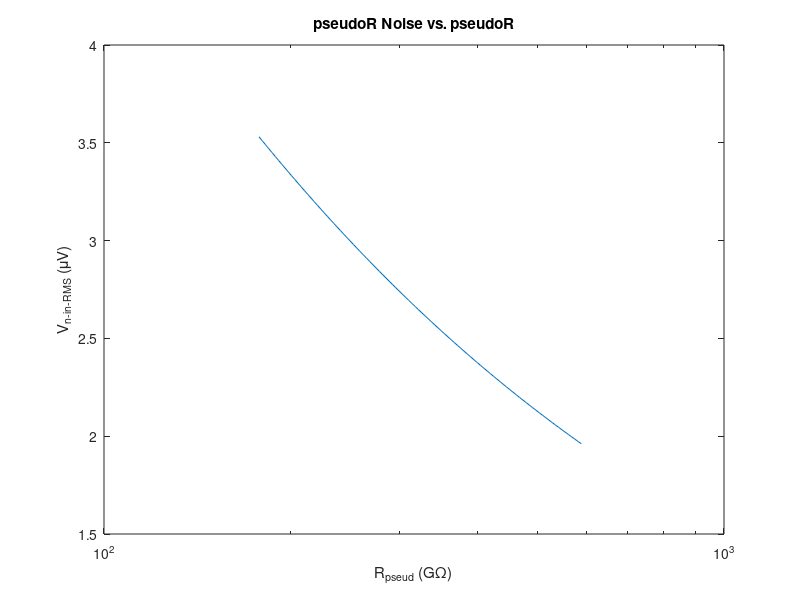
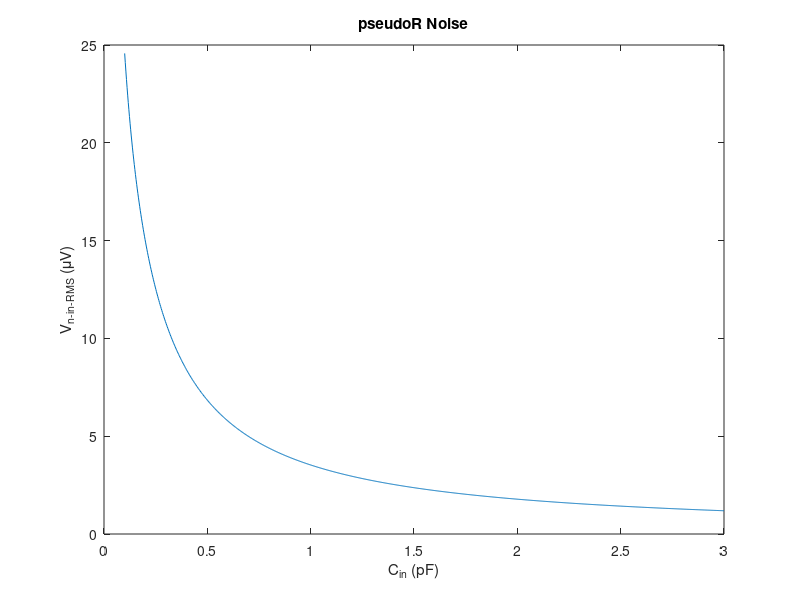
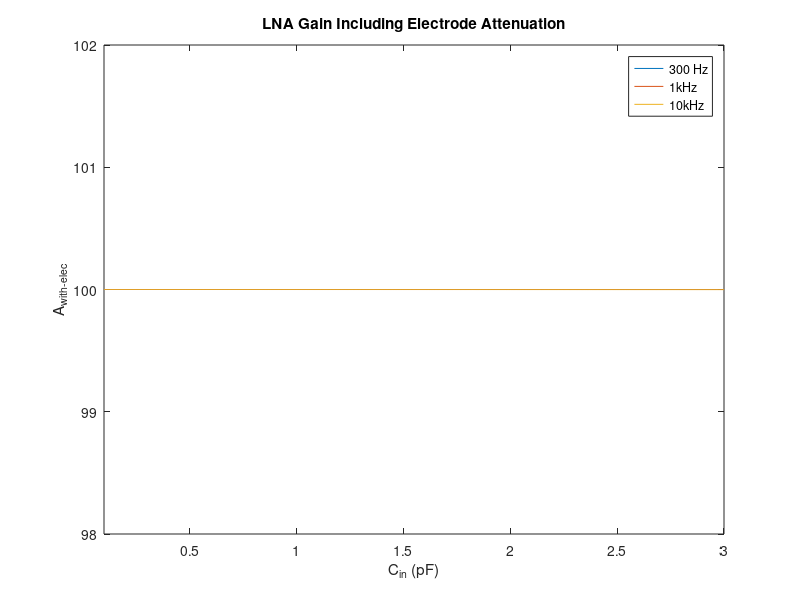
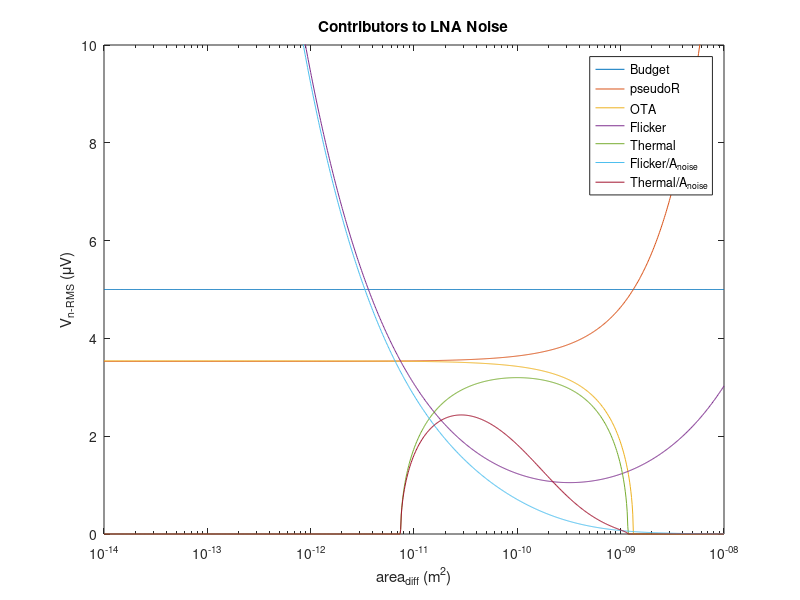

The MATLAB source for these figures, in order: (Note: this script raises an error after producing the figures.)
% polymorph pixel co-design
% CRT
% 05/19/2020 - 07/22/2020

%% setup
close all
clear all

%% starting assumptions and physical constants

% constants
k = 1.38e-23;
T = 37 + 273;   % body temp

% system constraints
V_DD = 1.5;
R_elec = 24e3;
pixel_dim = 152.5e-6;
area_limit = (pixel_dim)^2;

% amplitude range
% peak voltages for AP (300Hz - 10kHz) and a little LFP (50Hz - 10kHz)
V_AP = 2e-3;
V_LFP = 6e-3;

%% design targets

% except for here, as noted, all noise is squared voltage
noise_Vrms_target = 5e-6;
noise_Vsq_target = noise_Vrms_target^2;

A_target = 100;
A_OL_target = 1e3;
A_f = 1;

f_LP_AP = 10e3;
f_HP_AP = 300;

ENBW = f_LP_AP * pi/2;

% number of time constants for "complete" settling
settling_TCs = 5;

% target for OTA noise source other than M1
excess = 1.2;

% swing for A1
V_swing_target = V_LFP * A_target;

%% technology information

L_min = 130e-9;

% C_ox and C_P (C_gg) [F/m^2]
% C_ox for flicker noise
C_ox = 0.01;
% C_P for parasitics
M_input_area = 120e-6 * 600e-9;
C_gg = 252e-15;
C_P_N = C_gg / M_input_area;
C_P_P = 0.00633;

% flicker noise coefficients [J]
K_flicker_N = 1.24e-25;
K_flicker_P = 1.98e-25;

% mismatch coefficients
% [Vm] and [m]
A_VT = 10e-9;
A_beta = 0.013e-6;

% noise factor gamma (often quoted as 2/3)
gamma_W = 1;
gamma_S = 2/3;

% estimates for device area
L_diff = 200e-9;
L_guard = 1e-6;

% Resistance: ohms/sq
Rs = 1222;
WR_min = 400e-9;
% R mismatch coefficient [m]
A_R = 0.016e-6;

%% pseudoR cutoff and noise

% possible pseudoR values from mc: 90GOhm to 5TOhm
pseudoR = logspace(11.25,11.77,100);
% assume C_F is minimum size
C_F = 10e-15;
f_pseudo = 1./(2.*pi.*pseudoR.*C_F);

% reduction factor to account for not all of kT/C appearing in final BW
% we apply a HP filter in the SC stage, and only care about noise
% in the 300Hz+ band
ratio = f_HP_AP ./ f_pseudo;
reduc_factor = (2/pi./((ratio).^2 - 1)) .* ...
    (ratio*pi/4 - pi/2 + atan(ratio));
% resulting noise due to 2 pseudoR
noise_pseudoR = 2 .* k .* T ./ C_F .* reduc_factor;
% input-refer - note that this uses ideal gain
noise_pseudoR_in = noise_pseudoR ./ (A_target.^2);

% noise due to pseudoR as a function of Cin
figure
semilogx(pseudoR/1e9, sqrt(noise_pseudoR_in) .* 1e6);
xlabel('R_{pseud} (G\Omega)');
ylabel('V_{n-in-RMS} (\muV)');
title('pseudoR Noise vs. pseudoR');

%% closed-loop amp design: sweep Cin

% smallest pseudoR under mc
pseudoR = 178e9;

% sweep Cin
%C_in = 1e-12;
C_in = linspace(100e-15, 3e-12, 1000)';
C_F = C_in / A_target;

% integrated pseudoR noise for 300Hz sw cap HP cutoff
f_pseudo = 1./(2.*pi.*pseudoR.*C_F);
% reduction factor to account for not all of kT/C appearing in final BW
% we apply a HP filter in the SC stage, and only care about noise
% in the 300Hz+ band
ratio = f_HP_AP ./ f_pseudo;
reduc_factor = (2/pi./((ratio).^2 - 1)) .* ...
    (ratio*pi/4 - pi/2 + atan(ratio));
% resulting noise due to 2 pseudoR
noise_pseudoR = 2 .* k .* T ./ C_F .* reduc_factor;
% input-refer - note that this uses ideal gain
noise_pseudoR_in = noise_pseudoR ./ (A_target.^2);

% ideal closed-loop gain including electrode attenuation
% at three freqs: 300, 1000, 10000 Hz
% assumes ideal opamp with no parasitics
A_elec_300 = C_in ./ sqrt(C_F.^2 + (C_F .* C_in .* R_elec .* (2*pi*300)).^2);
A_elec_1e3 = C_in ./ sqrt(C_F.^2 + (C_F .* C_in .* R_elec .* (2*pi*1e3)).^2);
A_elec_1e4 = C_in ./ sqrt(C_F.^2 + (C_F .* C_in .* R_elec .* (2*pi*1e4)).^2);

%% plots from Cin choice

% noise due to pseudoR as a function of Cin
figure
plot(C_in.*(1e12), sqrt(noise_pseudoR_in) .* 1e6);
xlabel('C_{in} (pF)');
ylabel('V_{n-in-RMS} (\muV)');
title('pseudoR Noise');

% input gain including electrode atten
% should be negligible
figure
plot(C_in.*(1e12), A_elec_300);
hold on
plot(C_in.*(1e12), A_elec_1e3);
plot(C_in.*(1e12), A_elec_1e4);
xlabel('C_{in} (pF)');
ylabel('A_{with-elec}');
axis([100e-3 3 98 102]);
legend('300 Hz', '1kHz', '10kHz');
title('LNA Gain Including Electrode Attenuation');

%% results from first design section

% baseline C_in for noise, assuming we meet target gain
C_in = 1e-12;
C_F = C_in / A_target;
% now adjust C_in to pre-warp the CL gain, gain error due to finite OL gain
C_in = C_F * A_target * (1 + 1/A_OL_target) / (1 - A_target/A_OL_target);
% integrated pseudoR noise for 300Hz sw cap HP cutoff
f_pseudo = 1./(2.*pi.*pseudoR.*C_F);
ratio = f_HP_AP ./ f_pseudo;
reduc_factor = (2/pi./((ratio).^2 - 1)) .* ...
    (ratio*pi/4 - pi/2 + atan(ratio));
noise_pseudoR = 2 .* k .* T ./ C_F .* reduc_factor;

%% begin OTA design: sweep WL

% transistor area, from 10^-14 m^2 to 10^-9 m^2
% for reference, pixel is 2.33*10^-8 m^2
% 120um/600nm device is 7.2*10^-11 m^2both
% and a 130nm/130nm device is 1.69*10^-14 m^2
WL = logspace(-14,-8,1000);

C_P = WL .* C_P_N;

% resulting actual closed-loop gain
A_actual = C_in ./ (C_F + (C_F + C_in + C_P) ./ A_OL_target);
noise_pseudoR_in = noise_pseudoR ./ (A_actual.^2);

% noise budget
noise_OTA = noise_Vsq_target - noise_pseudoR_in;

% noise gain
A_noise = (C_P + C_in + C_F) ./ C_in;

% flicker noise
noise_flicker = 2 .* K_flicker_N ./ C_ox ./ WL .* (A_noise).^2 ...
    .* log(f_LP_AP / f_HP_AP);

noise_thermal = noise_OTA - noise_flicker;

% thermal noise
% NOTE: we only care about thermal noise in the signal band (to 10kHz)
% technically, ENBW is not correct here because we can do a software
% brickwall filter at 10kHz, and this will be valid since we have used
% appropriate anti-aliasing.
% thus, ENBW is used here only to provide a safety margin.
gm_req = 2 .* 4 .* k .* T .* gamma_W...
    ./ noise_thermal .* (A_noise).^2 .* ENBW .* excess;

% first approx of mismatch: assume input pair dominates
sigma_Vth_1 = A_VT ./ sqrt(WL);
V_os_3sigma = sigma_Vth_1 .* 3;

%% plots from WL sizing choice

% noise breakdown
figure
semilogx(WL, (noise_Vrms_target*1e6).*ones(size(WL)));
hold on
semilogx(WL, sqrt(noise_pseudoR_in) .* 1e6);
semilogx(WL, sqrt(noise_OTA) .* 1e6);
semilogx(WL, sqrt(noise_flicker) .* 1e6);
semilogx(WL, sqrt(noise_thermal) .* 1e6);
semilogx(WL, sqrt(noise_flicker) ./ (A_noise).^2 .* 1e6);
semilogx(WL, sqrt(noise_thermal) ./ (A_noise).^2 .* 1e6);
xlabel('area_{diff} (m^2)');
ylabel('V_{n-RMS} (\muV)');
axis([1e-14 1e-8 0 10]);
legend('Budget', 'pseudoR', 'OTA', 'Flicker', 'Thermal',...
    'Flicker/A_{noise}', 'Thermal/A_{noise}');
title('Contributors to LNA Noise');

% mismatch
figure
semilogx(WL, V_os_3sigma .* 1e3);
xlabel('area_{diff} (m^2)');
ylabel('V_{OS} (mV)');
title('3\sigma V_{OS}');

% gm requirement
figure
semilogx(WL, gm_req.*(1e6));
xlabel('area_{diff} (m^2)');
ylabel('g_m (\muS)');
axis([1e-14 1e-8 0 500]);
title('g_m Requirement');

% closed-loop gain
figure
semilogx(WL, A_actual);
xlabel('area_{diff} (m^2)');
ylabel('A_{actual}');
title('Closed-Loop Gain due to C_P');

%% gm/id, gmro characterization

% info about number of characterization sweeps
num_lengths_N = 10;
num_lengths_P = 10;
points_per_length = 25;
L_N = [130e-9 200e-9 500e-9 1e-6 2e-6 4e-6 6e-6 8e-6 10e-6 12e-6]';
L_P = L_N;

% NMOS

% import the characterization data
gmid_n_130n = readmatrix('charac/charac_gmid_n_130n.csv');
gmid_n_200n = readmatrix('charac/charac_gmid_n_200n.csv');
gmid_n_500n = readmatrix('charac/charac_gmid_n_500n.csv');
gmid_n_1u = readmatrix('charac/charac_gmid_n_1u.csv');
gmid_n_2u = readmatrix('charac/charac_gmid_n_2u.csv');
gmid_n_4u = readmatrix('charac/charac_gmid_n_4u.csv');
gmid_n_6u = readmatrix('charac/charac_gmid_n_6u.csv');
gmid_n_8u = readmatrix('charac/charac_gmid_n_8u.csv');
gmid_n_10u = readmatrix('charac/charac_gmid_n_10u.csv');
gmid_n_12u = readmatrix('charac/charac_gmid_n_12u.csv');

gmro_n_130n = readmatrix('charac/charac_gmro_n_130n.csv');
gmro_n_200n = readmatrix('charac/charac_gmro_n_200n.csv');
gmro_n_500n = readmatrix('charac/charac_gmro_n_500n.csv');
gmro_n_1u = readmatrix('charac/charac_gmro_n_1u.csv');
gmro_n_2u = readmatrix('charac/charac_gmro_n_2u.csv');
gmro_n_4u = readmatrix('charac/charac_gmro_n_4u.csv');
gmro_n_6u = readmatrix('charac/charac_gmro_n_6u.csv');
gmro_n_8u = readmatrix('charac/charac_gmro_n_8u.csv');
gmro_n_10u = readmatrix('charac/charac_gmro_n_10u.csv');
gmro_n_12u = readmatrix('charac/charac_gmro_n_12u.csv');

cgg_n_130n = readmatrix('charac/charac_cgg_n_130n.csv');
cgg_n_200n = readmatrix('charac/charac_cgg_n_200n.csv');
cgg_n_500n = readmatrix('charac/charac_cgg_n_500n.csv');
cgg_n_1u = readmatrix('charac/charac_cgg_n_1u.csv');
cgg_n_2u = readmatrix('charac/charac_cgg_n_2u.csv');
cgg_n_4u = readmatrix('charac/charac_cgg_n_4u.csv');
cgg_n_6u = readmatrix('charac/charac_cgg_n_6u.csv');
cgg_n_8u = readmatrix('charac/charac_cgg_n_8u.csv');
cgg_n_10u = readmatrix('charac/charac_cgg_n_10u.csv');
cgg_n_12u = readmatrix('charac/charac_cgg_n_12u.csv');

% concatenate the results for easier looping
gmid_n = horzcat(gmid_n_130n, gmid_n_200n(:,2), gmid_n_500n(:,2),...
    gmid_n_1u(:,2), gmid_n_2u(:,2), gmid_n_4u(:,2), gmid_n_6u(:,2),...
    gmid_n_8u(:,2), gmid_n_10u(:,2), gmid_n_12u(:,2));
gmro_n = horzcat(gmro_n_130n, gmro_n_200n(:,2), gmro_n_500n(:,2),...
    gmro_n_1u(:,2), gmro_n_2u(:,2), gmro_n_4u(:,2), gmro_n_6u(:,2),...
    gmro_n_8u(:,2), gmro_n_10u(:,2), gmro_n_12u(:,2));
cgg_n = horzcat(cgg_n_130n, cgg_n_200n(:,2), cgg_n_500n(:,2),...
    cgg_n_1u(:,2), cgg_n_2u(:,2), cgg_n_4u(:,2), cgg_n_6u(:,2),...
    cgg_n_8u(:,2), cgg_n_10u(:,2), cgg_n_12u(:,2));

% plot the characterization results
figure
semilogx(gmid_n(:,1)*1e6, gmid_n(:,2));
hold on
semilogx(gmid_n(:,1)*1e6, gmid_n(:,3));
semilogx(gmid_n(:,1)*1e6, gmid_n(:,4));
semilogx(gmid_n(:,1)*1e6, gmid_n(:,5));
semilogx(gmid_n(:,1)*1e6, gmid_n(:,6));
semilogx(gmid_n(:,1)*1e6, gmid_n(:,7));
semilogx(gmid_n(:,1)*1e6, gmid_n(:,8));
semilogx(gmid_n(:,1)*1e6, gmid_n(:,9));
semilogx(gmid_n(:,1)*1e6, gmid_n(:,10));
semilogx(gmid_n(:,1)*1e6, gmid_n(:,11));
title('g_m/I_D vs. I_D for NMOS');
xlabel('I_D (\muA)');
ylabel('g_m/I_D (V^{-1})');
legend('L = 130nm', 'L = 200nm', 'L = 500nm', 'L = 1\mum', 'L = 2\mum',...
    'L = 4\mum', 'L = 6\mum', 'L = 8\mum', 'L = 10\mum', 'L = 12\mum');

figure
semilogx(gmro_n(:,1)*1e6, gmro_n(:,2));
hold on
semilogx(gmro_n(:,1)*1e6, gmro_n(:,3));
semilogx(gmro_n(:,1)*1e6, gmro_n(:,4));
semilogx(gmro_n(:,1)*1e6, gmro_n(:,5));
semilogx(gmro_n(:,1)*1e6, gmro_n(:,6));
semilogx(gmro_n(:,1)*1e6, gmro_n(:,7));
semilogx(gmro_n(:,1)*1e6, gmro_n(:,8));
semilogx(gmro_n(:,1)*1e6, gmro_n(:,9));
semilogx(gmro_n(:,1)*1e6, gmro_n(:,10));
semilogx(gmro_n(:,1)*1e6, gmro_n(:,11));
title('g_mr_o vs. I_D for NMOS');
xlabel('I_D (\muA)');
ylabel('g_mr_o');
legend('L = 130nm', 'L = 200nm', 'L = 500nm', 'L = 1\mum', 'L = 2\mum',...
    'L = 4\mum', 'L = 6\mum', 'L = 8\mum', 'L = 10\mum', 'L = 12\mum');

figure
semilogx(cgg_n(:,1)*1e6, cgg_n(:,2) / (130e-9 * 260e-9));
hold on
semilogx(cgg_n(:,1)*1e6, cgg_n(:,3) / (200e-9 * 400e-9));
semilogx(cgg_n(:,1)*1e6, cgg_n(:,4) / (500e-9 * 1000e-9));
semilogx(cgg_n(:,1)*1e6, cgg_n(:,5) / (1000e-9 * 2000e-9));
semilogx(cgg_n(:,1)*1e6, cgg_n(:,6) / (2000e-9 * 4000e-9));
semilogx(cgg_n(:,1)*1e6, cgg_n(:,7) / (4000e-9 * 8000e-9));
semilogx(cgg_n(:,1)*1e6, cgg_n(:,8) / (6000e-9 * 12000e-9));
semilogx(cgg_n(:,1)*1e6, cgg_n(:,9) / (8000e-9 * 16000e-9));
semilogx(cgg_n(:,1)*1e6, cgg_n(:,10) / (10000e-9 * 20000e-9));
semilogx(cgg_n(:,1)*1e6, cgg_n(:,11) / (12000e-9 * 24000e-9));
title('C_{gg} vs. I_D for NMOS');
xlabel('I_D (\muA)');
ylabel('C_{gg} (F/m^2)');
legend('L = 130nm', 'L = 200nm', 'L = 500nm', 'L = 1\mum', 'L = 2\mum',...
    'L = 4\mum', 'L = 6\mum', 'L = 8\mum', 'L = 10\mum', 'L = 12\mum');


% PMOS

% import the characterization data
gmid_p_130n = readmatrix('charac/charac_gmid_p_130n.csv');
gmid_p_200n = readmatrix('charac/charac_gmid_p_200n.csv');
gmid_p_500n = readmatrix('charac/charac_gmid_p_500n.csv');
gmid_p_1u = readmatrix('charac/charac_gmid_p_1u.csv');
gmid_p_2u = readmatrix('charac/charac_gmid_p_2u.csv');
gmid_p_4u = readmatrix('charac/charac_gmid_p_4u.csv');
gmid_p_6u = readmatrix('charac/charac_gmid_p_6u.csv');
gmid_p_8u = readmatrix('charac/charac_gmid_p_8u.csv');
gmid_p_10u = readmatrix('charac/charac_gmid_p_10u.csv');
gmid_p_12u = readmatrix('charac/charac_gmid_p_12u.csv');

gmro_p_130n = readmatrix('charac/charac_gmro_p_130n.csv');
gmro_p_200n = readmatrix('charac/charac_gmro_p_200n.csv');
gmro_p_500n = readmatrix('charac/charac_gmro_p_500n.csv');
gmro_p_1u = readmatrix('charac/charac_gmro_p_1u.csv');
gmro_p_2u = readmatrix('charac/charac_gmro_p_2u.csv');
gmro_p_4u = readmatrix('charac/charac_gmro_p_4u.csv');
gmro_p_6u = readmatrix('charac/charac_gmro_p_6u.csv');
gmro_p_8u = readmatrix('charac/charac_gmro_p_8u.csv');
gmro_p_10u = readmatrix('charac/charac_gmro_p_10u.csv');
gmro_p_12u = readmatrix('charac/charac_gmro_p_12u.csv');

% concatenate the results for easier looping
gmid_p = horzcat(gmid_p_130n, gmid_p_200n(:,2), gmid_p_500n(:,2),...
    gmid_p_1u(:,2), gmid_p_2u(:,2), gmid_p_4u(:,2), gmid_p_6u(:,2),...
    gmid_p_8u(:,2), gmid_p_10u(:,2), gmid_p_12u(:,2));
gmro_p = horzcat(gmro_p_130n, gmro_p_200n(:,2), gmro_p_500n(:,2),...
    gmro_p_1u(:,2), gmro_p_2u(:,2), gmro_p_4u(:,2), gmro_p_6u(:,2),...
    gmro_p_8u(:,2), gmro_p_10u(:,2), gmro_p_12u(:,2));

% plot the characterization results
figure
semilogx(gmid_p(:,1)*1e6, gmid_p(:,2));
hold on
semilogx(gmid_p(:,1)*1e6, gmid_p(:,3));
semilogx(gmid_p(:,1)*1e6, gmid_p(:,4));
semilogx(gmid_p(:,1)*1e6, gmid_p(:,5));
semilogx(gmid_p(:,1)*1e6, gmid_p(:,6));
semilogx(gmid_p(:,1)*1e6, gmid_p(:,7));
semilogx(gmid_p(:,1)*1e6, gmid_p(:,8));
semilogx(gmid_p(:,1)*1e6, gmid_p(:,9));
semilogx(gmid_p(:,1)*1e6, gmid_p(:,10));
semilogx(gmid_p(:,1)*1e6, gmid_p(:,11));
title('g_m/I_D vs. I_D for PMOS');
xlabel('I_D (\muA)');
ylabel('g_m/I_D (V^{-1})');
legend('L = 130nm', 'L = 200nm', 'L = 500nm', 'L = 1\mum', 'L = 2\mum',...
    'L = 4\mum', 'L = 6\mum', 'L = 8\mum', 'L = 10\mum', 'L = 12\mum');

figure
semilogx(gmro_p(:,1)*1e6, gmro_p(:,2));
hold on
semilogx(gmro_p(:,1)*1e6, gmro_p(:,3));
semilogx(gmro_p(:,1)*1e6, gmro_p(:,4));
semilogx(gmro_p(:,1)*1e6, gmro_p(:,5));
semilogx(gmro_p(:,1)*1e6, gmro_p(:,6));
semilogx(gmro_p(:,1)*1e6, gmro_p(:,7));
semilogx(gmro_p(:,1)*1e6, gmro_p(:,8));
semilogx(gmro_p(:,1)*1e6, gmro_p(:,9));
semilogx(gmro_p(:,1)*1e6, gmro_p(:,10));
semilogx(gmro_p(:,1)*1e6, gmro_p(:,11));
title('g_mr_o vs. I_D for PMOS');
xlabel('I_D (\muA)');
ylabel('g_mr_o');
legend('L = 130nm', 'L = 200nm', 'L = 500nm', 'L = 1\mum', 'L = 2\mum',...
    'L = 4\mum', 'L = 6\mum', 'L = 8\mum', 'L = 10\mum', 'L = 12\mum');

%% transistor-level OTA design: tunable parameters

% set minimum W
W_min = 200e-9;

% assumptions for WI or SI
% PI: "pretty inverted", P is between M and S
gmid_WI = 25;
gmid_MI = 20;
gmid_PI = 15;
gmid_SI = 10;

% M1 specs determined from optimization above
gm_min = 100e-6;
WL_min = 3.8e-11;

% ratio between main branch and output branch
current_scale = 16;
% ratio between load branch and one branch of CMFB amp
cmfb_scale = 1;

% partition of gains
A_OL_CMFB_target = 20;

% assumption that (gmro)9ro11 << (gmro)7(gmro)5R,
% but this will not be possible while meeting other requirements
% to account for this, let gg_factor_1(gmro)9ro11 = (gmro)7(gmro)5R
gg_factor_1 = 0.5;
% assumption that (gmro)3ro1 >> (gmro)5R.
% let (gmro)3ro1 = gg_factor_2*(gmro)5R
gg_factor_2 = 5;

% only assumed gmro - it will be overwritten later so it's ok
gmro_9_target = 30;

% degen resistor headroom consumption
% chosen to achieve a tradeoff between Rout and swing
V_R_degen = 0.2;
% estimated headroom for saturation for a single device (even SI)
V_hr_SI = 300e-3;
V_hr_WI = 250e-3;

%% swing requirement calculation

V_swing_telecas = V_DD - 1*V_hr_SI - 4*V_hr_WI - V_R_degen;
V_swing_foldcas = V_DD - 1*V_hr_SI - 3*V_hr_WI - V_R_degen;
V_swing_stage2 = V_DD - V_hr_SI - V_hr_WI;

%% amp/filter interface

% assume min size cap for C_RA
C_RA = 10e-15;

% biquad filter params
omega_0 = 2*pi * sqrt(f_HP_AP * f_LP_AP);
BW = 2*pi * (f_LP_AP - f_HP_AP);
Q = omega_0 / BW;

% input cap size
C_R1 = C_RA * A_f / Q;

% sweep possible switching frequencies
f_swcap = logspace(5,7,1000)';

% settling limit
T_settle_limit = 1 ./ (f_swcap * 2);

% assume switch resistance - settling through this
R_sw = 14e3;
T_settle_sw = R_sw * C_R1 * settling_TCs;

%% transistor-level OTA design: action

% M1: input pair (NMOS)

% vectors to keep track of results for comparison
W = zeros(num_lengths_N, 1);
WL = zeros(num_lengths_N, 1);
gmro = zeros(num_lengths_N, 1);
gmid = zeros(num_lengths_N, 1);

% try each length
for i = 1:num_lengths_N
    
    % column for gmid, gmro data
    col = 1 + i;
    
    % determine corresponding length
    L_charac = L_N(i);
    W_charac = L_charac * 2;
    
    for j = 1:points_per_length
        
        % go from SI to WI to get minimum required gmid
        point = points_per_length - j + 1;
        
        gmid(i) = gmid_n(point, col);
        
        if (gmid(i) > gmid_WI)
            % found required gmid
            
            % determine corresponding current density for this length
            ID_charac = gmid_n(point, 1);
            ID_density = ID_charac / W_charac;
            
            % determine actual ID required
            ID_req = gm_min / gmid(i);
            ID = 1e-6 * ceil(ID_req * 1e6);
            
            % determine actual W required
            W(i) = ID / ID_density;
            WL(i) = W(i) .* L_charac;
            
            % keep track of corresponding gmro
            gmro(i) = gmro_n(point, col);
            break
        end      
    end
end

% plot results for M1
figure
plot(L_N*1e6, W*1e6);
xlabel('L (\mum)');
ylabel('W (\mum)');
title('M1: W vs. L');
figure
plot(L_N*1e6, WL*1e12);
xlabel('L (\mum)');
ylabel('W ((\mum)^2)');
title('M1: WL vs. L');
figure
plot(L_N*1e6, gmro);
xlabel('L (\mum)');
ylabel('g_mr_o');
title('M1: g_mr_o vs. L');

% pick L that gives us required WL for parasitics/flicker
for i = 1:num_lengths_N
    WL_this = WL(i);
    
    if (WL_this > WL_min)
        % determine final dimensions
        W_M1 = W(i);
        L_M1 = L_N(i);
        % determine final small signal params
        gmid_M1 = gmid(i);
        gmro_M1 = gmro(i);
        break
    end
end

% compute some currents
ID_main = ID;
ID_load = ID_main / current_scale;
ID_both = ID_main + ID_load;

% compute M1 small signal params
gm_M1 = gmid_M1 * ID_main;
ro_M1 = gmro_M1 / gm_M1;

% size the degen resistors for reasonable voltage swing
R_degen = V_R_degen / ID_both;

% confirm resistor size is ok
W_R = WR_min;
L_R = R_degen / Rs * W_R;
sigma_R = A_R ./ sqrt(L_R .* W_R) * R_degen;

% M9 and M11 based on gain equation
gmro9ro11_target = A_OL_target * (1+1/gg_factor_1)^2 / gm_M1;

% calculte M11 requirements
gm_M11_assumed = gmid_SI * ID_load;
ro_M11_target = gmro9ro11_target / gmro_9_target;
gmro_11_target = gm_M11_assumed * ro_M11_target;

% M11: load device (NMOS)
[W, gmid, gmro] = size_M(L_N, gmid_n, gmro_n, gmid_PI, 0, ID_load,...
    num_lengths_N, points_per_length);
[L_M11, W_M11, gmid_M11, gmro_M11] = pick_L(L_N, W, gmid, gmro,...
    gmro_11_target, num_lengths_N, W_min);
% compute M11 small signal params
gm_M11 = gmid_M11 * ID_load;
ro_M11 = gmro_M11 / gm_M11;

% re-calculate gmro9 target
gmro_9_target = gmro9ro11_target / ro_M11;

% M9: load cascode device (NMOS)
[W, gmid, gmro] = size_M(L_N, gmid_n, gmro_n, gmid_MI, 1, ID_load,...
    num_lengths_N, points_per_length);
[L_M9, W_M9, gmid_M9, gmro_M9] = pick_L(L_N, W, gmid, gmro,...
    gmro_9_target, num_lengths_N, W_min);
% compute M9 small signal params
gm_M9 = gmid_M9 * ID_load;
ro_M9 = gmro_M9 / gm_M9;

% gmro_57 based on ratio gg_factor_1 (see above)
gmro_57_target = sqrt(gg_factor_1 * gmro_M9 * ro_M11 / R_degen);

% size 5,7 based on this target

% M5: current source device (PMOS)
[W, gmid, gmro] = size_M(L_P, gmid_p, gmro_p, gmid_MI, 1, ID_both,...
    num_lengths_P, points_per_length);
[L_M5, W_M5, gmid_M5, gmro_M5] = pick_L(L_P, W, gmid, gmro,...
    gmro_57_target, num_lengths_P, W_min);
% compute M5 small signal params
gm_M5 = gmid_M5 * ID_main;
ro_M5 = gmro_M5 / gm_M5;

% M7: folded cascode device (PMOS)
[W, gmid, gmro] = size_M(L_P, gmid_p, gmro_p, gmid_MI, 1, ID_load,...
    num_lengths_P, points_per_length);
[L_M7, W_M7, gmid_M7, gmro_M7] = pick_L(L_P, W, gmid, gmro,...
    gmro_57_target, num_lengths_P, W_min);
% compute M7 small signal params
gm_M7 = gmid_M7 * ID_load;
ro_M7 = gmro_M7 / gm_M7;

% size M3 such that (gmro)3ro1 >> (gmro)5R
gmro_3_target = gg_factor_2 * gmro_M5 * R_degen / ro_M1;

% M3: telecascode device (NMOS)
[W, gmid, gmro] = size_M(L_N, gmid_n, gmro_n, gmid_MI, 1, ID_main,...
    num_lengths_N, points_per_length);
[L_M3, W_M3, gmid_M3, gmro_M3] = pick_L(L_N, W, gmid, gmro,...
    gmro_3_target, num_lengths_N, W_min);
% compute M3 small signal params
gm_M3 = gmid_M3 * ID_main;
ro_M3 = gmro_M3 / gm_M3;

% calculate the actual gain

% impedance looking into M3 drain
r_inbranch = gmro_M3 * ro_M1;
% impedance looking into M5 drain
r_top = gmro_M5 * R_degen;
% impedance looking into folding node
r_fold = 1 / (1/(r_top) + 1/(r_inbranch));
% impedance looking up from output
r_up = r_fold * gmro_M7;
% impedance looking down from output
r_down = gmro_M9 * ro_M11;

% output resistance
Rout_actual = 1/(1/r_down + 1/r_up);

% transconductance
Gs7 = (gm_M7 + 1/ro_M7) / (1 + gmro_M9 * ro_M11 / ro_M7);
Gd5 = 1 / (ro_M5 * (1 + R_degen / ro_M5 + gm_M5 * R_degen));
Gs3 = (gm_M3 + 1/ro_M3) / (1 + 1 / (ro_M3 * (Gs7 + Gd5)));

input_split = Gs3 * ro_M1 / (1 + Gs3 * ro_M1);
fold_split = Gs7 / (Gs7 + Gd5);

Gm_actual = gm_M1 * input_split * fold_split;

A_OL_actual = Rout_actual * Gm_actual;

%% post-design OTA characterization

% noise - note this is just open-loop OTA noise for sanity check

% compute second stage noise
noise_final_A2 = 8*k*T*(gamma_W/gm_M7 + gamma_S*gm_M9/(gm_M7^2))*ENBW...
    + 2 * K_flicker_P / (W_M7 * L_M7 * C_ox) * log(f_LP_AP / f_HP_AP);

% compute first stage noise
noise_final_A1 = 8*k*T*(gamma_W/gm_M1 + 1/(R_degen * gm_M1^2))*ENBW...
    + 2 * K_flicker_N / (W_M1 * L_M1 * C_ox) * log(f_LP_AP / f_HP_AP);

% compute total input-referred OTA noise
noise_final_OTA = noise_final_A1 + (noise_final_A2 / (A_OL_1_actual^2));
noise_final_OTA_V = sqrt(noise_final_OTA);

% offset: it can be shown that all contributions are neglig except input
sigma_Vth_1_final = A_VT / sqrt(W_M1 * L_M1);
V_os_3sigma_final = sigma_Vth_1_final * 3;

% settling - need to satisfy swcap settling assumption
loop_gain_approx = A_OL_actual / A_target;
T_settle_OTA = (Rout_2 / loop_gain_approx) * C_R1 * settling_TCs;

T_settle_OTA_vec = T_settle_OTA .* ones(size(f_swcap));
T_settle_sw_vec = T_settle_sw .* ones(size(f_swcap));

figure
semilogx(f_swcap, T_settle_limit*1e6);
hold on
semilogx(f_swcap, T_settle_sw_vec*1e6);
semilogx(f_swcap, T_settle_OTA_vec*1e6);
xlabel('f_{swcap} (Hz)');
ylabel('\tau (\mus)');
title('Amp/Filter Settling Time vs. Sw Cap Frequency');
legend('Limit', 'Switch Settling', 'OTA 2nd Stage Settling');

%% CMFB
ID_cmfb = ID_load / cmfb_scale;

% compute gmro target based on necessity that gm13ro15 > A for later math
gm_M13_assumed = gmid_WI * ID_cmfb;
gm_M15_assumed = gmid_SI * ID_cmfb;
ro_15_target = A_OL_CMFB_target / gm_M13_assumed;
gmro_15_target = gm_M15_assumed * ro_15_target;

% M15: load device (PMOS)
[W, gmid, gmro] = size_M(L_P, gmid_p, gmro_p, gmid_SI, 0, ID_cmfb,...
    num_lengths_P, points_per_length);
[L_M15, W_M15, gmid_M15, gmro_M15] = pick_L(L_P, W, gmid, gmro,...
    gmro_15_target, num_lengths_P, W_min);
% compute M15 small signal params
gm_M15 = gmid_M15 * ID_cmfb;
ro_M15 = gmro_M15 / gm_M15;

% compute target gmro13 based on target gain
ro_M13_target = (A_OL_CMFB_target * ro_M15) /...
    (gm_M13_assumed * ro_M15 - A_OL_CMFB_target);
gmro_13_target = gm_M13_assumed * ro_M13_target;

% M13: input device (NMOS)
[W, gmid, gmro] = size_M(L_N, gmid_n, gmro_n, gmid_WI, 1, ID_cmfb,...
    num_lengths_N, points_per_length);
[L_M13, W_M13, gmid_M13, gmro_M13] = pick_L(L_N, W, gmid, gmro,...
    gmro_13_target, num_lengths_N, W_min);
% compute M13 small signal params
gm_M13 = gmid_M13 * ID_cmfb;
ro_M13 = gmro_M13 / gm_M13;

% calculate actual CMFB amp gain
A_OL_CMFB_actual = (gmro_M13 * ro_M15) / (ro_M13 + ro_M15);

%% BPF A2 design: tunable parameters

% gain target
A_2_required = 300;
% A3_M1 specs determined from f_swcap optimization in other script
gm_min_A2 = 2e-6;

WL_min_A2 = 9e-12;

% partition gains
A_2_1_required = 30;

%% BPF A2 design: action

% A2_M1: input pair (NMOS)

% vectors to keep track of results for comparison
W = zeros(num_lengths_N, 1);
WL = zeros(num_lengths_N, 1);
gmro = zeros(num_lengths_N, 1);
gmid = zeros(num_lengths_N, 1);

% try each length
for i = 1:num_lengths_N
    
    % column for gmid, gmro data
    col = 1 + i;
    
    % determine corresponding length
    L_charac = L_N(i);
    W_charac = L_charac * 2;
    
    for j = 1:points_per_length
        
        % go from SI to WI to get minimum required gmid
        point = points_per_length - j + 1;
        
        gmid(i) = gmid_n(point, col);
        
        if (gmid(i) > gmid_WI)
            % found required gmid
            
            % determine corresponding current density for this length
            ID_charac = gmid_n(point, 1);
            ID_density = ID_charac / W_charac;
            
            % determine actual ID required
            ID_req = gm_min_A2 / gmid(i);
            ID = 0.01e-6 * ceil(ID_req * 100e6);
            
            % determine actual W required
            W(i) = ID / ID_density;
            WL(i) = W(i) .* L_charac;
            
            % keep track of corresponding gmro
            gmro(i) = gmro_n(point, col);
            break
        end      
    end
end

% pick L that gives us required WL for parasitics/flicker
for i = 1:num_lengths_N
    WL_this = WL(i);
    
    if (WL_this > WL_min_A2)
        % determine final dimensions
        W_A2_M1 = W(i);
        L_A2_M1 = L_N(i);
        % determine final small signal params
        gmid_A2_M1 = gmid(i);
        gmro_A2_M1 = gmro(i);
        break
    end
end

% corresponding current
ID_A2 = ID;

% compute M1 small signal params
gm_A2_M1 = gmid_A2_M1 * ID_A2;
ro_A2_M1 = gmro_A2_M1 / gm_A2_M1;

% need to calculate load device ro
ro_A2_M3_required = A_2_1_required * ro_A2_M1 /...
    (gmro_A2_M1 - A_2_1_required);

gm_A2_M3_estimate = gmid_SI * ID_A2;

gmro_A2_M3_target = ro_A2_M3_required * gm_A2_M3_estimate;

% A2_M3: load device (PMOS)
[W, gmid, gmro] = size_M(L_P, gmid_p, gmro_p, gmid_SI, 0, ID_A2,...
    num_lengths_P, points_per_length);
[L_A2_M3, W_A2_M3, gmid_A2_M3, gmro_A2_M3] = pick_L(L_P, W, gmid, gmro,...
    gmro_A2_M3_target, num_lengths_P, W_min);
% compute M3 small signal params
gm_A2_M3 = gmid_A2_M3 * ID_A2;
ro_A2_M3 = gmro_A2_M3 / gm_A2_M3;

% calculate actual first-stage gain
A_2_1 = gmro_A2_M1 * ro_A2_M3 / (ro_A2_M1 + ro_A2_M3);
% calculate required second-stage gain
A_2_2_required = A_2_required / A_2_1;

% A2_M5: second stage input pair (PMOS)

% vectors to keep track of results for comparison
W = zeros(num_lengths_P, 1);
WL = zeros(num_lengths_P, 1);
gmro = zeros(num_lengths_P, 1);
gmid = zeros(num_lengths_P, 1);

% try each length
for i = 1:num_lengths_P
    
    % column for gmid, gmro data
    col = 1 + i;
    
    % determine corresponding length
    L_charac = L_P(i);
    W_charac = L_charac * 2;
    
    for j = 1:points_per_length
        
        % go from SI to WI to get minimum required gmid
        point = points_per_length - j + 1;
        
        gmid(i) = gmid_p(point, col);
        
        if (gmid(i) > gmid_WI)
            % found required gmid
            
            % determine corresponding current density for this length
            ID_charac = gmid_p(point, 1);
            ID_density = ID_charac / W_charac;
            
            % determine actual ID required
            ID_req = gm_min_A2 / gmid(i);
            ID = 0.01e-6 * ceil(ID_req * 100e6);
            
            % determine actual W required
            W(i) = ID / ID_density;
            WL(i) = W(i) .* L_charac;
            
            % keep track of corresponding gmro
            gmro(i) = gmro_p(point, col);
            break
        end      
    end
end

% pick L that gives us required WL for parasitics/flicker
for i = 1:num_lengths_P
    WL_this = WL(i);
    
    if (WL_this > WL_min_A2)
        % determine final dimensions
        W_A2_M5 = W(i);
        L_A2_M5 = L_P(i);
        % determine final small signal params
        gmid_A2_M5 = gmid(i);
        gmro_A2_M5 = gmro(i);
        break
    end
end

% corresponding current
ID_A2_2 = ID;

% compute M5 small signal params
gm_A2_M5 = gmid_A2_M5 * ID_A2_2;
ro_A2_M5 = gmro_A2_M5 / gm_A2_M5;

% need to calculate load device ro
ro_A2_M7_required = A_2_2_required * ro_A2_M5 /...
    (gmro_A2_M5 - A_2_2_required);

gm_A2_M7_estimate = gmid_SI * ID_A2_2;

gmro_A2_M7_target = ro_A2_M7_required * gm_A2_M7_estimate;

% A2_M7: load device (NMOS)
[W, gmid, gmro] = size_M(L_N, gmid_n, gmro_n, gmid_WI, 1, ID_A2_2,...
    num_lengths_N, points_per_length);
[L_A2_M7, W_A2_M7, gmid_A2_M7, gmro_A2_M7] = pick_L(L_N, W, gmid, gmro,...
    gmro_A2_M7_target, num_lengths_N, W_min);
% compute M7 small signal params
gm_A2_M7 = gmid_A2_M7 * ID_A2_2;
ro_A2_M7 = gmro_A2_M7 / gm_A2_M7;

% calculate actual second-stage gain
A_2_2 = gmro_A2_M5 * ro_A2_M7 / (ro_A2_M5 + ro_A2_M7);
% calculate total gain
A_2_actual = A_2_1 * A_2_2;

% CMFB sizing?

%% BPF A3 design: tunable parameters

% gain target
A_3_required = 350;
% A3_M1 specs determined from f_swcap optimization in other script
gm_min_A3 = 2e-6;

WL_min_A3 = 9e-12;

gmro_cascode_target = 30;

%% BPF A3 design: action

% A3_M1: input pair (NMOS)

% vectors to keep track of results for comparison
W = zeros(num_lengths_N, 1);
WL = zeros(num_lengths_N, 1);
gmro = zeros(num_lengths_N, 1);
gmid = zeros(num_lengths_N, 1);

% try each length
for i = 1:num_lengths_N
    
    % column for gmid, gmro data
    col = 1 + i;
    
    % determine corresponding length
    L_charac = L_N(i);
    W_charac = L_charac * 2;
    
    for j = 1:points_per_length
        
        % go from SI to WI to get minimum required gmid
        point = points_per_length - j + 1;
        
        gmid(i) = gmid_n(point, col);
        
        if (gmid(i) > gmid_WI)
            % found required gmid
            
            % determine corresponding current density for this length
            ID_charac = gmid_n(point, 1);
            ID_density = ID_charac / W_charac;
            
            % determine actual ID required
            ID_req = gm_min_A3 / gmid(i);
            ID = 0.01e-6 * ceil(ID_req * 100e6);
            
            % determine actual W required
            W(i) = ID / ID_density;
            WL(i) = W(i) .* L_charac;
            
            % keep track of corresponding gmro
            gmro(i) = gmro_n(point, col);
            break
        end      
    end
end

% pick L that gives us required WL for parasitics/flicker
for i = 1:num_lengths_N
    WL_this = WL(i);
    
    if (WL_this > WL_min_A3)
        % determine final dimensions
        W_A3_M1 = W(i);
        L_A3_M1 = L_N(i);
        % determine final small signal params
        gmid_A3_M1 = gmid(i);
        gmro_A3_M1 = gmro(i);
        break
    end
end

% corresponding current
ID_A3 = ID;

% compute M1 small signal params
gm_A3_M1 = gmid_A3_M1 * ID_A3;
ro_A3_M1 = gmro_A3_M1 / gm_A3_M1;

% need to calculate required Rout and cascode gmro
Rout_required_A3 = A_3_required / gm_A3_M1;
Rdown_required_A3 = Rout_required_A3 * 2;

gmro_A3_M3_target = max(Rdown_required_A3 / ro_A3_M1, gmro_cascode_target);

% A3_M3: telecascode device (NMOS)
[W, gmid, gmro] = size_M(L_N, gmid_n, gmro_n, gmid_WI, 1, ID_A3,...
    num_lengths_N, points_per_length);
[L_A3_M3, W_A3_M3, gmid_A3_M3, gmro_A3_M3] = pick_L(L_N, W, gmid, gmro,...
    gmro_A3_M3_target, num_lengths_N, W_min);
% compute M3 small signal params
gm_A3_M3 = gmid_A3_M3 * ID_A3;
ro_A3_M3 = gmro_A3_M3 / gm_A3_M3;

% calculate actual Rup required
Rdown_actual_A3 = gmro_A3_M3 * ro_A3_M1;
Rup_required_A3 = 1 / (1/Rout_required_A3 - 1/Rdown_actual_A3);

% assume Rup_required_A3 = ro_M7

% A3_M5: load cascode device (PMOS)
[W, gmid, gmro] = size_M(L_P, gmid_p, gmro_p, gmid_MI, 1, ID_A3,...
    num_lengths_P, points_per_length);
[L_A3_M5, W_A3_M5, gmid_A3_M5, gmro_A3_M5] = pick_L(L_P, W, gmid, gmro,...
    gmro_cascode_target, num_lengths_P, W_min);
% compute M5 small signal params
gm_A3_M5 = gmid_A3_M5 * ID_A3;
ro_A3_M5 = gmro_A3_M5 / gm_A3_M5;

% size M7 based on estimated gm and ro required
gm_A3_M7_est = gmid_SI * ID_A3;
ro_A3_M7_required = Rup_required_A3 / gmro_A3_M5;
gmro_A3_M7_target = gm_A3_M7_est * ro_A3_M7_required;

% A3_M7: load device (PMOS)
[W, gmid, gmro] = size_M(L_P, gmid_p, gmro_p, gmid_SI, 0, ID_A3,...
    num_lengths_P, points_per_length);
[L_A3_M7, W_A3_M7, gmid_A3_M7, gmro_A3_M7] = pick_L(L_P, W, gmid, gmro,...
    gmro_A3_M7_target, num_lengths_P, W_min);
% compute M7 small signal params
gm_A3_M7 = gmid_A3_M7 * ID_A3;
ro_A3_M7 = gmro_A3_M7 / gm_A3_M7;

Rup_actual_A3 = gmro_A3_M5 * ro_A3_M7;
Rout_actual_A3 = 1 / (1/Rup_actual_A3 + 1/Rdown_actual_A3);

A_3_actual = Rout_actual_A3 * gm_A3_M1;

% CMFB sizing?

%% SF1 design: tunable parameters

% gain target
A_SF1_required = 0.95;
% SF1_M1 specs determined from f_swcap optimization in other script
gm_min_SF1 = 1e-6;

WL_min_SF1 = 9e-12;

%% SF1 design: action

% SF1_M1: input device (PMOS)

% vectors to keep track of results for comparison
W = zeros(num_lengths_N, 1);
WL = zeros(num_lengths_N, 1);
gmro = zeros(num_lengths_N, 1);
gmid = zeros(num_lengths_N, 1);

% try each length
for i = 1:num_lengths_P
    
    % column for gmid, gmro data
    col = 1 + i;
    
    % determine corresponding length
    L_charac = L_P(i);
    W_charac = L_charac * 2;
    
    for j = 1:points_per_length
        
        % go from SI to WI to get minimum required gmid
        point = points_per_length - j + 1;
        
        gmid(i) = gmid_p(point, col);
        
        if (gmid(i) > gmid_WI)
            % found required gmid
            
            % determine corresponding current density for this length
            ID_charac = gmid_p(point, 1);
            ID_density = ID_charac / W_charac;
            
            % determine actual ID required
            ID_req = gm_min_SF1 / gmid(i);
            ID = 0.01e-6 * ceil(ID_req * 100e6);
            
            % determine actual W required
            W(i) = ID / ID_density;
            WL(i) = W(i) .* L_charac;
            
            % keep track of corresponding gmro
            gmro(i) = gmro_n(point, col);
            break
        end      
    end
end

% pick L that gives us required WL for parasitics/flicker
for i = 1:num_lengths_P
    WL_this = WL(i);
    
    if (WL_this > WL_min_SF1)
        % determine final dimensions
        W_SF1_M1 = W(i);
        L_SF1_M1 = L_P(i);
        % determine final small signal params
        gmid_SF1_M1 = gmid(i);
        gmro_SF1_M1 = gmro(i);
        break
    end
end

% corresponding current
ID_SF1 = ID;

% compute M1 small signal params
gm_SF1_M1 = gmid_SF1_M1 * ID_SF1;
ro_SF1_M1 = gmro_SF1_M1 / gm_SF1_M1;

% size M2 based on estimated gm and ro required
gm_SF1_M2_est = gmid_SI * ID_SF1;
ro_SF1_M2_required = A_SF1_required / gm_SF1_M1 / (1 - A_SF1_required);
gmro_SF1_M2_target = gm_SF1_M2_est * ro_SF1_M2_required;

% SF1_M2: load device (PMOS)
[W, gmid, gmro] = size_M(L_P, gmid_p, gmro_p, gmid_SI, 0, ID_A3,...
    num_lengths_P, points_per_length);
[L_SF1_M2, W_SF1_M2, gmid_SF1_M2, gmro_SF1_M2] = pick_L(L_P, W, gmid, gmro,...
    gmro_SF1_M2_target, num_lengths_P, W_min);
% compute M2 small signal params
gm_SF1_M2 = gmid_SF1_M2 * ID_SF1;
ro_SF1_M2 = gmro_SF1_M2 / gm_SF1_M2;

A_SF1_actual = gm_SF1_M1 * ro_SF1_M2 / (1 + gm_SF1_M1 * ro_SF1_M2);

%% post-design SF characterization

% noise - note this is just open-loop OTA noise for sanity check

% compute first stage noise
noise_final_SF1 = 8*k*T*(gamma_W/gm_SF1_M1 +...
    gamma_S * gm_SF1_M2 / (gm_SF1_M1^2))*ENBW...
    + 2 * K_flicker_P / (W_SF1_M1 * L_SF1_M1 * C_ox) *...
    log(f_LP_AP / f_HP_AP);

% compute total input-referred OTA noise
noise_final_SF1_in = noise_final_SF1 / (A_target)^2;
noise_final_SF1_V = sqrt(noise_final_SF1_in);

% offset: it can be shown that all contributions are neglig except input
sigma_Vth_SF1_1 = A_VT / sqrt(W_SF1_M1 * L_SF1_M1);
V_os_3sigma_SF1 = sigma_Vth_SF1_1 * 3;

%% area estimate

% calculate A1 OTA area
area_A1 = 0;
area_A1 = area_A1 + get_area(L_M1, W_M1, L_guard, L_diff);
area_A1 = area_A1 + get_area(L_M3, W_M3, L_guard, L_diff);
area_A1 = area_A1 + get_area(L_M5, W_M5, L_guard, L_diff);
area_A1 = area_A1 + get_area(L_M7, W_M7, L_guard, L_diff);
area_A1 = area_A1 + get_area(L_M9, W_M9, L_guard, L_diff);
area_A1 = area_A1 + get_area(L_M13, W_M13, L_guard, L_diff);
area_A1 = area_A1 + get_area(L_M15, W_M15, L_guard, L_diff);

% calculate A3 OTA area
area_A3 = 0;
area_A3 = area_A3 + get_area(L_A3_M1, W_A3_M1, L_guard, L_diff);
area_A3 = area_A3 + get_area(L_A3_M3, W_A3_M3, L_guard, L_diff);
area_A3 = area_A3 + get_area(L_A3_M5, W_A3_M5, L_guard, L_diff);
area_A3 = area_A3 + get_area(L_A3_M7, W_A3_M7, L_guard, L_diff);
% assuming same CMFB amp as A1
area_A3 = area_A3 + get_area(L_M13, W_M13, L_guard, L_diff);
area_A3 = area_A3 + get_area(L_M15, W_M15, L_guard, L_diff);

% source follower area 
area_SF1 = 0;
area_SF1 = area_SF1 + get_area(L_SF1_M1, W_SF1_M1, L_guard, L_diff);
area_SF1 = area_SF1 + get_area(L_SF1_M2, W_SF1_M2, L_guard, L_diff);

% total area
area_total = area_A1 + 2*area_A3 + 2*area_SF1;

%% sizing helper functions

% W_vec: vector of widths (one for each length)
% gmid_vec: vector of actual gmid
% gmro_vec: vector of actual gmro

% L_vector: either N or P lengths
% gmid_matrix: either N or P characterization data
% gmro_matrix: either N or P characterization data
% gmid_target: min or max gmid
% inv_reg: 1 for WI i.e. min gmid, 0 for SI i.e. max gmid
% current: ID for this device
% num_lens: size of L_vector
% points_per_length: number of characterization points
function [W_vec, gmid_vec, gmro_vec] = size_M(L_vector, gmid_matrix,...
    gmro_matrix, gmid_target, inv_reg, current, num_lens, points_per_len)

    % vectors to keep track of results for comparison
    W_vec = zeros(num_lens, 1);
    gmro_vec = zeros(num_lens, 1);
    gmid_vec = zeros(num_lens, 1);

    % try each length
    for i = 1:num_lens

        % column for gmid, gmro data
        col = 1 + i;

        % determine corresponding length
        L_charac = L_vector(i);
        W_charac = L_charac * 2;
        
        % WI
        if (inv_reg == 1)
            for j = 1:points_per_len
                
                point = points_per_len - j + 1;
                gmid_vec(i) = gmid_matrix(point, col);
                
                if (gmid_vec(i) > gmid_target)
                    % found required gmid
                    % determine corresponding current density for this length
                    ID_charac = gmid_matrix(point, 1);
                    ID_density = ID_charac / W_charac;                 
                    % calculate W necessary from current for this device
                    W_vec(i) = current / ID_density;
                    % keep track of gmro
                    gmro_vec(i) = gmro_matrix(point, col);
                    break
                end
            end
        % SI
        else
            for j = 1:points_per_len
                
                point = j;
                gmid_vec(i) = gmid_matrix(point, col);
                
                if (gmid_vec(i) < gmid_target)
                    % found required gmid
                    % determine corresponding current density for this length
                    ID_charac = gmid_matrix(point, 1);
                    ID_density = ID_charac / W_charac;                 
                    % calculate W necessary from current for this device
                    W_vec(i) = current / ID_density;
                    % keep track of gmro
                    gmro_vec(i) = gmro_matrix(point, col);
                    break
                end
            end
        end
    end
end

% L_val: chosen L value
% W_val: chosen W value
% gmid_val: chosen gmid value
% gmro_val: chosen gmro value

% L_vector: either N or P lengths
% W_vector: corresponding W options
% gmid_vector: corresponding gmid
% gmro_vector: corresponding gmro
% gmro_target: min gmro
% num_lens: size of L_vector
function [L_val, W_val, gmid_val, gmro_val] = pick_L(L_vector, W_vector,...
    gmid_vector, gmro_vector, gmro_target, num_lens, min_W)

    for i = 1:num_lens
        gmro_this = gmro_vector(i);
        W_this = W_vector(i);
        
        % determine dimensions
        W_val = W_vector(i);
        L_val = L_vector(i);
        % determine small signal params
        gmid_val = gmid_vector(i);
        gmro_val = gmro_vector(i);

        if ((W_this > min_W) && (gmro_this > gmro_target))
            % if conditions met, these dimensions and params are final
            break
        end
    end
end

% area: silicon area estimate for pair of devices

% L: device L
% W: device W
% guard: estimate of additional guard-ring length
% diff: estimate of additional diffusion length
function area = get_area(L, W, guard, diff)

    area = (2*W + 2*guard) * (L + 2*guard + 2*diff);

end
